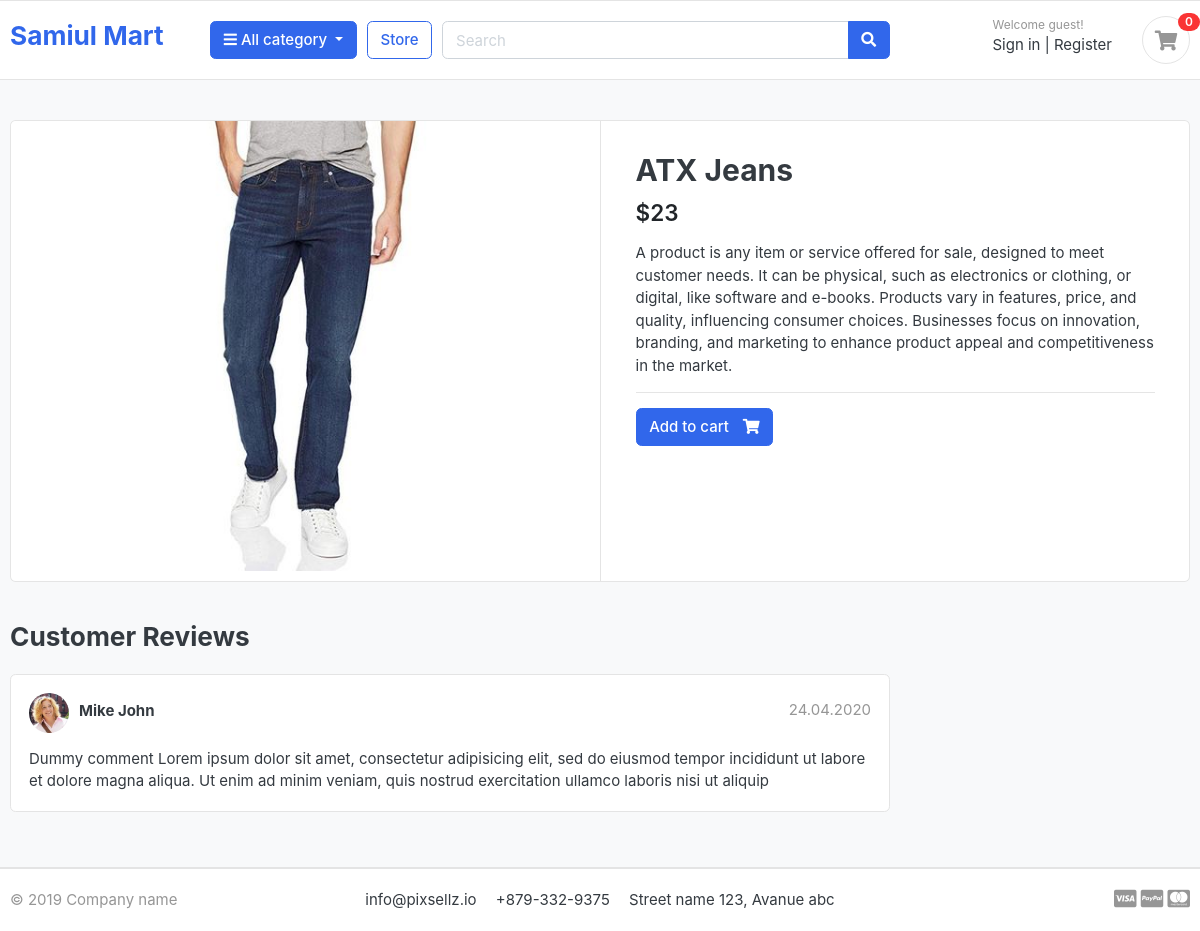
Page /store/jeans/atx-jeans/ on the committed database.
### store/models.py (models this page shows, shortened)
class Product(models.Model):
    product_name = models.CharField(max_length=100, unique=True)
    slug = models.SlugField(max_length=200, unique=True)
    description = models.TextField(max_length=500, blank=True)
    price = models.IntegerField()
    image = models.ImageField(upload_to='photos/products')
    stock = models.IntegerField()
    is_available = models.BooleanField(default=True)
    category = models.ForeignKey(Category, on_delete=models.CASCADE)
    created_date = models.DateTimeField(auto_now_add=True)
    modified_date = models.DateTimeField(auto_now=True)

### store/views.py (the view)
# urls.py: path('<slug:category_slug>/<slug:product_slug>/', views.product_detail, name='product_detail'),
def product_detail(request, category_slug, product_slug):
    single_product = Product.objects.get(slug=product_slug, category__slug=category_slug)
    return render(request, 'store/product-detail.html',{'product':single_product})

### store/templates/store/product-detail.html (shortened to what this page needs)
{% extends 'base.html' %}
{% block body%}
<section class="section-content padding-y bg">
      <div class="container">
        <div class="card">
          <div class="row no-gutters">
            <aside class="col-md-6">
              <article class="gallery-wrap">
                <div class="img-big-wrap">
                  <a href="#"><img src="{{product.image.url}}" /></a>
                </div>
              </article>
            </aside>
            <main class="col-md-6 border-left">
              <article class="content-body">
                <h2 class="title">{{product.product_name}}</h2>
                <div class="mb-3">
                  <var class="price h4">${{product.price}}</var>
                </div>
                <p>
                  {{product.description}}
                </p>
                <hr />
                <form method='post'>
                      <a href="{% url "add_cart" product.id %}" class="btn btn-primary">
                        <span class="text">Add to cart</span>
                        <i class="fas fa-shopping-cart"></i>
                      </a>
                </form>
              </article>
            </main>
          </div>
        </div>
        <br />
        <div class="row">
          <div class="col-md-9">
            <header class="section-heading">
              <h3>Customer Reviews</h3>
            </header>
            <article class="box mb-3">
              <div class="icontext w-100">
                <img
                  src="./images/avatars/avatar1.jpg"
                  class="img-xs icon rounded-circle"
                />
                <div class="text">
                  <span class="date text-muted float-md-right"
                    >24.04.2020
                  </span>
                  <h6 class="mb-1">Mike John</h6>
                </div>
              </div>
              <div class="mt-3">
                <p>
                  Dummy comment Lorem ipsum dolor sit amet, consectetur
                  adipisicing elit, sed do eiusmod tempor incididunt ut labore
                  et dolore magna aliqua. Ut enim ad minim veniam, quis nostrud
                  exercitation ullamco laboris nisi ut aliquip
                </p>
              </div>
            </article>
          </div>
        </div>
      </div>
    </section>
{% endblock %}

### static/css/ui.css (style rules this page uses)
html { font-family: "Inter", sans-serif; font-size: 15px; }
.content-body { flex: 1 1 auto; padding: 2rem 2.3rem; }
.img-xs, .img-sm, .img-md, .img-lg { -o-object-fit: cover; object-fit: cover; flex-shrink: 0; flex-grow: 0; }
.img-xs { width: 40px; height: 40px; }
.padding-y { padding-top: 40px; padding-bottom: 40px; }
var { font-style: normal; }
article:after, .form-group:after { display: block; clear: both; content: ""; }
.bg { background-color: #f8f9fa; }
.section-heading { margin-bottom: 20px; margin-top: 15px; }
p:last-child { margin-bottom: 0; }
.btn .text + i { margin-left: 10px; }
.icontext { display: inline-flex; align-items: center; vertical-align: middle; }
.icontext .text { width: 100%; line-height: 1.2; }
.icontext .icon { position: relative; margin-right: 10px; flex-shrink: 0; flex-grow: 0; }
.price { font-weight: 600; color: #212529; }
.box { padding: 18px; background: #fff; border-radius: 0.37rem; border: 1px solid #e4e4e4; }
.box img { max-width: 100%; }
.gallery-wrap .img-big-wrap { margin-bottom: 10px; border-radius: 0.37rem; overflow: hidden; background-color: #fff; }
.gallery-wrap .img-big-wrap a { text-align: center; display: block; }
.gallery-wrap .img-big-wrap img { height: 450px; width: auto; display: inline-block; }

### rows in the picture
Product: image (picture), product_name "ATX Jeans", price "23", description "A product is any item or service offered for sale, designed to meet customer needs. It can be physical, such as electronics or clothing, or digital, like software and e-books. Products vary in features, price, and quality, influencing consumer choices. Businesses focus on innovation, branding, and marketing to enhance product appeal and competitiveness in the market."
